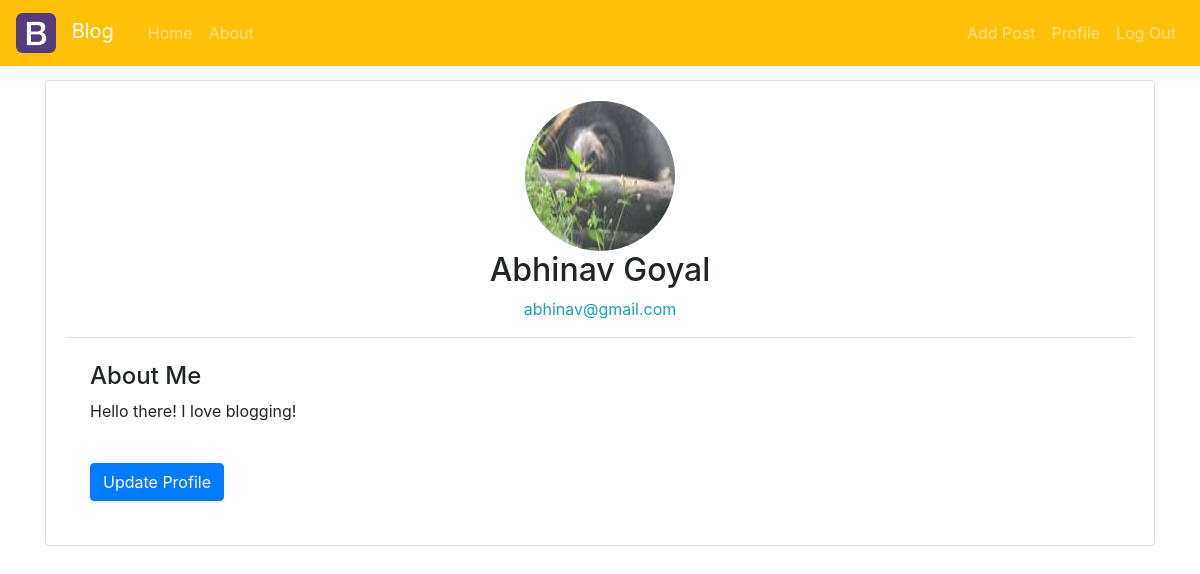
The app's page /profile (signed in) with its own data.
### flask_blog/models.py (models this page shows, shortened)
class User(db.Model, UserMixin):
    about_text = "Hello there! I love blogging!"
    id = db.Column(db.Integer, primary_key=True)
    first_name = db.Column(db.String(20), nullable=False)
    last_name = db.Column(db.String(20), nullable=False)
    email = db.Column(db.String(100), unique=True, nullable=False)
    password = db.Column(db.String(20), nullable=False)
    profile_pic = db.Column(db.String(60), nullable=False, default="default.png")
    about_me = db.Column(db.Text, nullable=False, default=about_text)
    posts = db.relationship("Post", backref="creator", lazy=True)

### flask_blog/routes.py (the view)
    @app.route("/profile", methods=["GET", "POST"])
    @login_required
    def profile():
        update_form = UpdateProfileForm()
        if update_form.validate_on_submit():
            current_user.first_name = update_form.first_name.data
            current_user.last_name = update_form.last_name.data
            current_user.email = update_form.email.data
            current_user.about_me = update_form.about_me.data
            if update_form.profile_pic.data:
                picture_file = save_profile_picture(update_form.profile_pic.data)
                if current_user.profile_pic != "default.png":
                    remove_path = os.path.join(app.root_path, "static/profile_pictures", current_user.profile_pic)
                    os.remove(remove_path)
                current_user.profile_pic = picture_file
            db.session.commit()
        elif request.method == "GET":
            update_form.first_name.data = current_user.first_name
            update_form.last_name.data = current_user.last_name
            update_form.email.data = current_user.email
            update_form.about_me.data = current_user.about_me
        image_file = url_for("static", filename="profile_pictures/"+current_user.profile_pic)
        return render_template("profile.html", title="Profile", image_file=image_file, form=update_form)

### flask_blog/models.py (called while the page is built)
@login_manager.user_loader
def load_user(user_id):
    return User.query.get(int(user_id))

### flask_blog/templates/profile.html (shortened to what this page needs)
{% extends "layout.html" %}
{% block contents %}
<div class="card">
    <div class="card-body">
        <img class="rounded-circle mx-auto d-block" style="width:150px; height:150px;" src={{image_file}} alt="Profile Picture">
        <h2 class="card-text text-center">{{current_user.first_name+" "+current_user.last_name}}</h2>
        <p class="card-text text-center text-info">{{current_user.email}}</p>
        <div class="border-top p-4">
            <h4 class="card-text">About Me</h4>
            <p class="card-text blog-content">{{current_user.about_me}}</p>
            <button class="btn btn-primary mt-4" data-toggle="collapse" data-target="#collapseForm">Update Profile</button>
        </div>
    </div>
</div>
{% endblock contents %}

### flask_blog/static/main.css (style rules this page uses)
body { background-colour:#FAFAFA; margin-top:80px; }
.blog-content { white-space:pre-line; }

### records on screen
User: first_name+last_name "Abhinav Goyal", email "abhinav@gmail.com", about_me "Hello there! I love blogging!"
